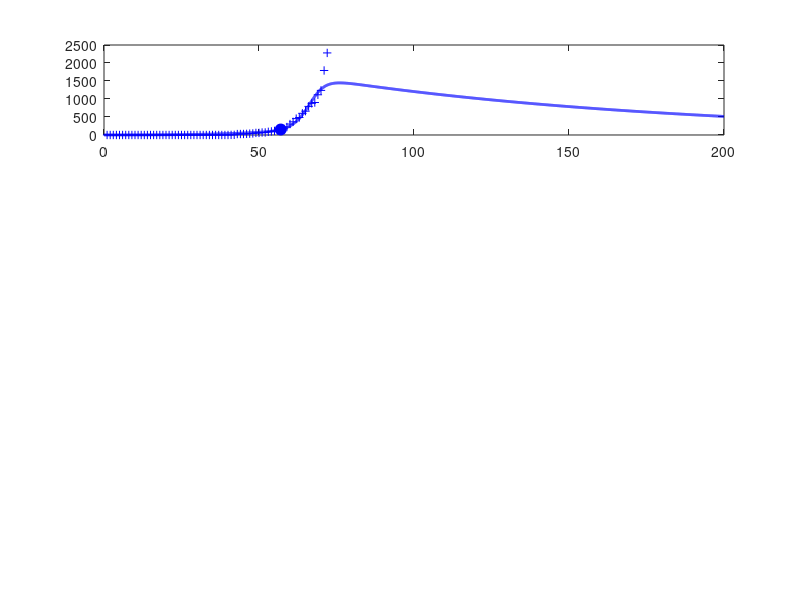

The MATLAB source for this figure: (Note: this script raises an error after producing the figure.)
%Covid19.m

% Revised on 03/04/2020
% Mathemtatical model for the spread of the covid19 virus
% Model for GLOBAL spread of virus
% Model for CHINA spread of virus: download svr19CHINA.m
% Data from https://www.worldometers.info/coronavirus/
% Date file:  covid19.mat  variable covid19
% Model specified by the variables in the INPUT SECTION of the Script

% Special Thanks to Ian Cooper for Inspiring me

% Populations: Data d / Model
% Susceptible individuals:  Sd  S
% Active infections (currently infected);  Id  I
% Recovered:  Rd  R
% Dead:  Dd  D

close all
clear
clc

global Imax Rmax Dmax ITmax Smax

load ('India_covid19_data.mat')
% save India_covid19_data.mat India_covid19

% DATA: variable covid19
% Col 1: World   Id   Currently Infected Cases
% Col 2: World   Rd   Recovered
% Col 3: World   Dd   Deaths

% Data for China with Script svr19CHINA.m
% Col 4: China   Total infected cases
% Col 5: China   Currently Infected Cases
% Col 6: China   Deaths
% Col 7: USA     Total infected cases
% Col 8: USA     Currently infected cases
% Col 9: USA     Deaths
% Col 10: IND     Total infected cases
% Col 11: IND     Currently infected cases
% Col 12: IND     Deaths

%Model: number of time steps
num = 5000;
%****************************************
%INPUTS: Model Parameters
%****************************************
% Maximum number of days for model [200]
tMax = 200;
%Initial number of infections[0.004]
I = zeros(num,1);
I(1) = 0.004;
%Adjustable model Parameters
%S --> I[0.38]
  a = 0.1;
%I ---> R [0.036]
b = 0.008;
%I ---> D [0.0025]
d = 0.0005;

% See SETUP for input of surge factors

% *********************************************************************  
% SETUP
% ********************************************************************* 

%DATA : Id Rd Dd / Number of data days for covid19
Ndays = find(covid19 == 0,1) - 1;
Idtot = covid19(1:Ndays,10);
Id    = covid19(1:Ndays,11);
Dd    = covid19(1:Ndays,12);

%Model : S D R
 S = zeros(num,1);
 D = zeros(num,1);
 R = zeros(num,1);
 
% Model Initial Values for Populations

S(1) = 1;
D(1) = 0;
R(1) = 0;

% Time[days]
t = linspace(0,tMax,num)';
dt = t(2) - t(1);

% Surge Factors
s = zeros(num,1);
for n= 1:num-1
    if t(n) > 50 && t(n) < 80
        s(n) = 0.15;
    end
end

% *********************************************************************  
% MODEL: Time Evolution
% ********************************************************************* 
 
for n = 1:num-1
    dS = -a*S(n)*I(n)*dt;
    dI = -dS;
    I(n+1) = I(n) + dI;
    dR = b*I(n)*dt;
    dD = d*I(n)*dt;
    surge = s(n)*S(n)*dt;
    R(n+1) = R(n)+ dR;
    D(n+1) = D(n) +dD;
    S(n+1) = S(n)+ dS +surge;
    I(n+1) = I(n+1) -dR - dD;
end

% Scaling I, R and D values at day specified by t_index 
%   I(27) = Id(27)
  t_index = 57;
  index = find(t > t_index,1);
  f = Id(t_index)./ I(index);
  
 % Scale populations
   I = f.*I;
   R = f.*R;
   D = f.*D;
   
   Imax = max(I);
   Rmax = max(R);
   Dmax = max(D);
   Smax = max(S);
   
  % Model: total population has been infected;
  Itot = I+R+D;
  ITmax = max(Itot);
  
  %Data
  Rd = Idtot - Id - Dd;
  Idmax = max(Id);
  Rdmax = max(Rd);
  Ddmax = max(Dd);
  ITdmax = max(Idtot);
  
  %Percentage Model
  pI = 100*I(end) / Itot(end);
  pR = 100*R(end) / Itot(end);
  pD = 100*D(end) / Itot(end);
  
  %Percentage Data
  pId = 100*Id(end) / Idtot(end);
  pRd = 100*Rd(end) / Idtot(end);
  pDd = 100*Dd(end) / Idtot(end);
  
% *********************************************************************  
% GRAPHICS
% ********************************************************************* 

figure(1)
 set(gcf,'units','normalized');
 set(gcf,'position',[0.02 0.05 0.3 0.75]);
  set(gcf,'color','w');

subplot(4,1,1)  % INFECTIONS
    xP = 1: Ndays;
    yP = Id;
    plot(xP,yP,'b+')   
    hold on
    
    xP = t_index; yP = Id(t_index);
    plot(xP,yP,'bo','markerfacecolor','b','markersize',8)
    
    xP = t; yP = I;
    plot(xP,yP,'b','linewidth',2)

    plotMonths(1)
       
    grid on
    title('Active Infections  I')
    ylabel('I','FontName','Times New Roman')  
    set(gca,'fontsize',12)
  
    
subplot(4,1,2)   % RECOVERIES
    xP = 1: Ndays;
    yP = Rd; 
    plot(xP,yP,'k+')
    hold on
 
    xP = t_index; yP = Rd(t_index);
    plot(xP,yP,'ko','markerfacecolor','k','markersize',8)
    
    xP = t; yP = R;
    plot(xP,yP,'k','linewidth',2)
    
    plotMonths(2)    
    
    grid on
    ylabel('R')
    title('Recoveries  R')
    set(gca,'fontsize',12)
   
 subplot(4,1,3)    % DEATHS
    xP = 1: Ndays;
    yP = Dd; 
    plot(xP,yP,'r+')
    hold on
 
    xP = t_index; yP = Dd(t_index);
    plot(xP,yP,'ro','markerfacecolor','r','markersize',8)
    
    xP = t; yP = D;
    plot(xP,yP,'r','linewidth',2)
    
    plotMonths(3)
    grid on
    
    ylabel('D')
    title('Deaths  D')
    set(gca,'fontsize',12)   
    
 subplot(4,1,4)   % Total infections
 
    th = 5;
    k = log(2)/th;
    v0 = 177400/exp(k*60);
    v = v0.*exp(k*(t-35));
    v(v > ITmax) = ITmax;
    
    xP = t(1:2500);
    yP = v(1:2500);
    plot(xP,yP,'r','linewidth',1.2)
   
    hold on
 
    xP = 1: Ndays;
    yP = Idtot; 
    plot(xP,yP,'b+')
    hold on
    xP = t; yP = Itot;
    plot(xP,yP,'b','linewidth',2)
    
    plotMonths(4)
    
    grid on
    xlabel('days elapsed')
    ylabel('I_{tot}','FontName','Times New Roman')
    title('Total Infections I_{tot}');
    set(gca,'fontsize',12) 
    

figure(2)
   set(gcf,'units','normalized');
   set(gcf,'position',[0.60 0.05 0.25 0.25]);
   set(gcf,'color','w');

   fig = figure(2);
   left_color = [0 0 0];
   right_color = [1 0 1];
   set(fig,'defaultAxesColorOrder',[left_color; right_color]);
   
    hold on
    plotMonths(5)   
        
    hold on
    yyaxis left
    xP = t; yP = S;
    plot(xP,yP,'k','linewidth',2)
    grid on
    xlabel('days elapsed')
    ylabel('Susceptible population  S') 
      
    yyaxis right
    xP = t; yP = s;
    plot(xP,yP,'m','linewidth',1)
    grid on
    ylabel('surge factor  s') 
        
    set(gca,'fontsize',12)    
    box on

    
figure(7)
   set(gcf,'units','normalized');
   set(gcf,'position',[0.33 0.05 0.25 0.35]);
   set(gcf,'color','w');

   xlim([0 120])
   ylim([0 250])
   hh = 250; dh = -25;
   
   txt = 'Start date:  22 January 2020';
   Htext = text(0,hh,txt,'fontsize',12);
   set(Htext,'color','k')
   
   hh = hh+dh;
   txt = 'Model Parameters';
   text(0,hh,txt,'fontsize',12)
   
   hh = hh+dh;
   txt = sprintf('I(0) = %3.0f   a = %2.3f   b = %2.3f   d = %2.3f', ...
       I(1),a,b,d);
   text(0,hh,txt,'fontsize',12)
      
   hh = hh+2*dh; 
   txt = 'DATA';
   text(0,hh,txt,'fontsize',12)
   
    z = datenum([2020 1 22]);
    z = z + Ndays-1;
    z = datetime(z,'ConvertFrom','datenum');
    z.Format = 'dd-MMM-yyyy';
    txt = cellstr(z) ; 
    text(20,hh,txt,'fontsize',12)
    
   hh = hh+dh;
   z1 = Id(end); z2 = Rd(end); z3 = Dd(end); z4 = z1+z2+z3;  
   txt = sprintf('I = %5.0f    R = %5.0f    D = %5.0f    I_{tot} = %5.0f', z1,z2,z3,z4);
   text(6,hh,txt,'fontsize',12)
   
    % Recoveries and Deaths
    pR = 100*Rd(end)/(Rd(end)+Dd(end));
    pD = 100*Dd(end)/(Rd(end)+Dd(end));
    hh = hh+dh;
    txt = sprintf('percent: Active = %2.1f  Recoveries = %2.1f    Deaths = %2.1f   ',pId,pRd,pDd);
    text(2,hh,txt,'fontsize',12)  
   
   hh = hh+2*dh; 
   txt = 'MODEL PREDICTIONS';
   text(0,hh,txt,'fontsize',12)
   
    z = datenum([2020 1 22]);
    z = z + tMax;
    z = datetime(z,'ConvertFrom','datenum');
    z.Format = 'dd-MMM-yyyy';
    txt = cellstr(z) ; 
    text(60,hh,txt,'fontsize',12)
   
   hh = hh+dh;
    z1 = I(end); z2 = R(end); z3 = D(end); z4 = z1+z2+z3;  
    txt = sprintf('I = %5.0f    R = %5.0f    D = %5.0f    I_{tot} = %5.0f', z1,z2,z3,z4);
    text(6,hh,txt,'fontsize',12)

   hh = hh+dh;
    txt = 'Peak';
    text(10,hh,txt,'fontsize',12)
    z = find(I == Imax,1);
    z = t(z) + datenum([2020 1 22]);
    z = datetime(z,'ConvertFrom','datenum');
    z.Format = 'dd-MMM-yyyy';
    txt = cellstr(z) ; 
    text(30,hh,txt,'fontsize',12)
   
    txt = sprintf('I_{peak} = %5.0f',Imax);
    text(70,hh,txt,'fontsize',12)
   
    hh = hh+dh;
    txt = sprintf('percent: Active = %2.1f  Recoveries = %2.1f    Deaths = %2.1f   ',pI,pR,pD);
    text(2,hh,txt,'fontsize',12)   
       
    axis off    
   
   
   
   function  pM = plotMonths(z)
     global Imax Rmax Dmax ITmax Smax
     
     % Months
       m1 = [2020 01 22];    % day zero
       m2 = [2020 02  1];    % Feb
       m3 = [2020 03  1];    % Mar
       m4 = [2020 04  1];    % Apr
       m5 = [2020 05  1];    % May
       m6 = [2020 06  1];    % Jun
       m7 = [2020 07  1];    % Jul
       m8 = [2020 08  1];    % Aug
   
      tm(1) = datenum(m1);
      tm(2) = datenum(m2) - tm(1);
      tm(3) = datenum(m3) - tm(1);
      tm(4) = datenum(m4) - tm(1);
      tm(5) = datenum(m5) - tm(1);
      tm(6) = datenum(m6) - tm(1);
      tm(7) = datenum(m7) - tm(1);
      tm(8) = datenum(m8) - tm(1);
   
      if z == 1; yMax = Imax;  end
      if z == 2; yMax = Rmax;  end
      if z == 3; yMax = Dmax;  end
      if z == 4; yMax = ITmax; end
      if z == 5; yMax = Smax; end
      
      for n = 2:8
        plot([tm(n), tm(n)], [0, yMax],'color', [0.5 0.5 0.5],'linewidth',1);
      end
      
      ys = 0.8;
      text(22, ys*yMax,'F')
      text(52, ys*yMax,'M')
      text(82, ys*yMax,'A')
      text(112,ys*yMax,'M')
      text(142,ys*yMax,'J')
      text(172,ys*yMax,'J')
      
   end
 

  
  
  
   
 
 
